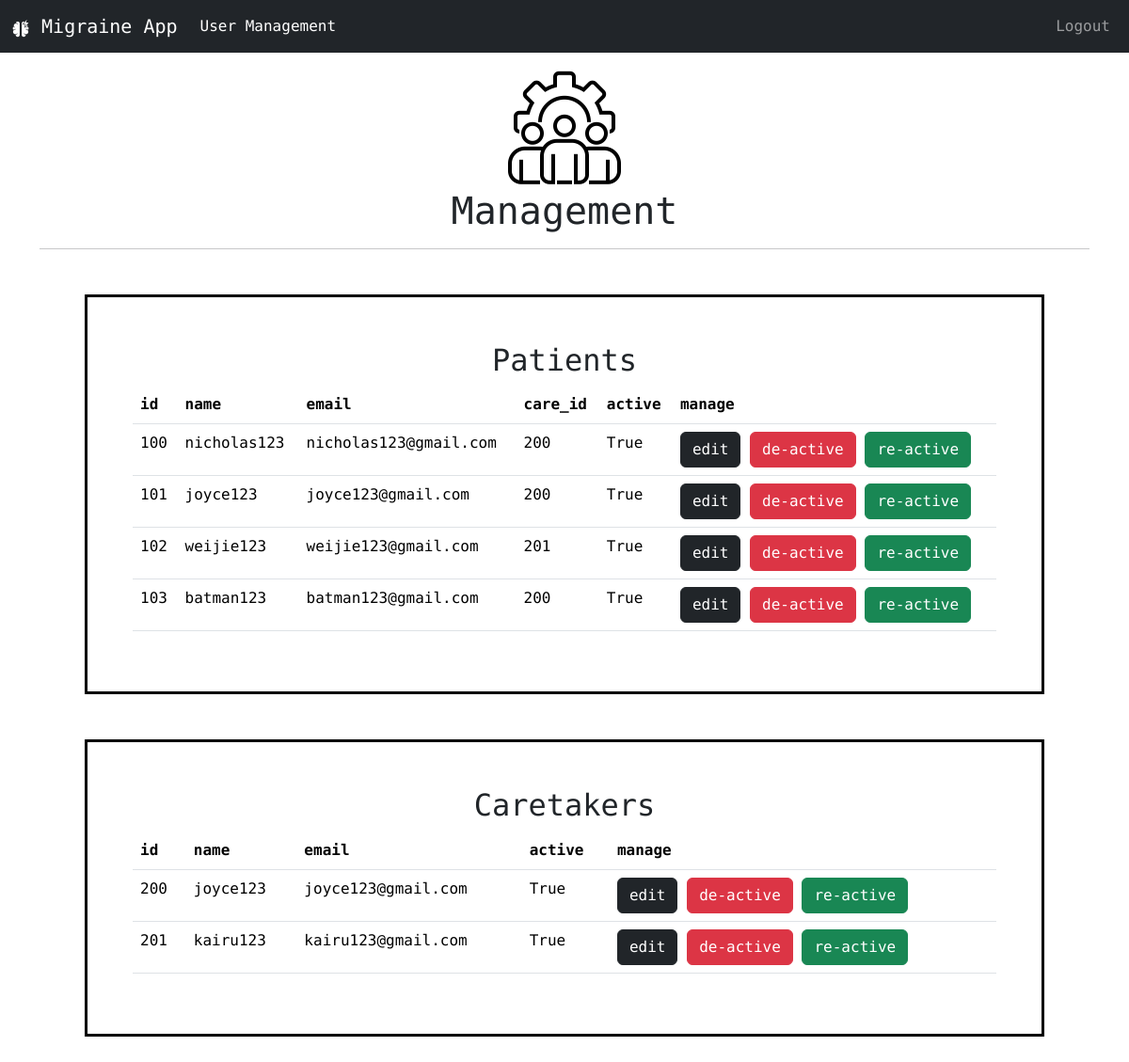
Before: /admin_home (signed in) with the older database file.
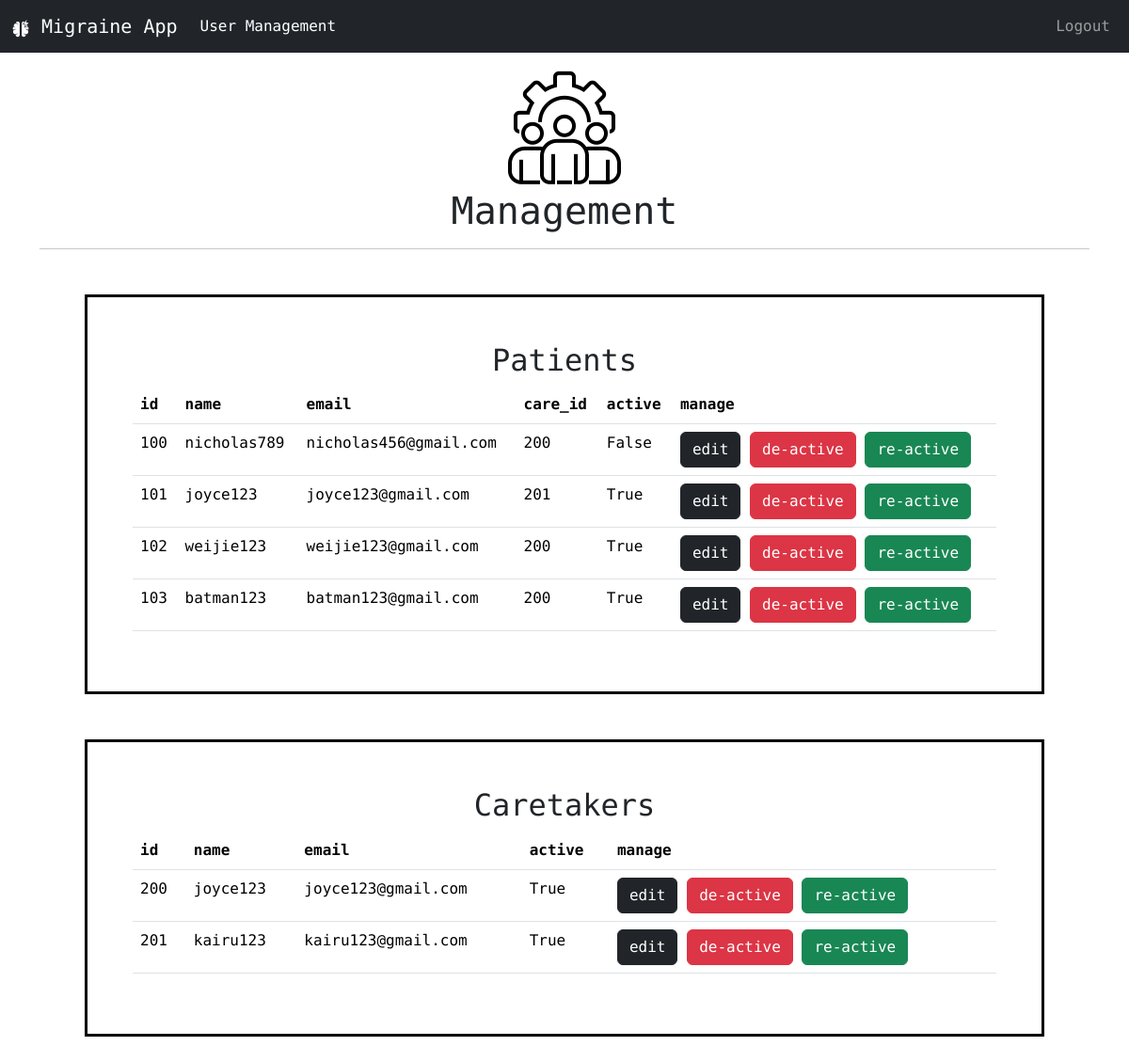
After: the same page with the newer database file.
### website/models.py (models this page shows)
class User(db.Model, UserMixin):
    id = db.Column(db.Integer, primary_key=True, autoincrement=True)
    email = db.Column(db.String(150), unique=True)
    password = db.Column(db.String(150))
    name = db.Column(db.String(150))
    isActive = db.Column(db.Boolean, default=True)
    caretaker_id = db.Column(db.Integer, db.ForeignKey("caretaker.id"))
    caretaker = db.relationship("Caretaker", back_populates="user")

### website/views.py (the view)
@views.route("/admin_home")
@login_required
def admin_home():
    users = User.query.with_entities(User.id, User.name, User.email, User.caretaker_id, User.isActive).all()
    caretakers = Caretaker.query.with_entities(Caretaker.id, Caretaker.name, Caretaker.email, Caretaker.isActive).all()
    for i in users:
        print(f"User ID: {i.id}, Name: {i.name}, Email: {i.email}, Care: {i.caretaker_id}, isActive: {i.isActive}")
    for x in caretakers:
        print(f"Care ID: {x.id}, Name: {x.name}, Email: {x.email}, isActive: {x.isActive}")
    return render_template("admin_home.html", users=users, caretakers=caretakers)

### website/__init__.py (called while the page is built)
def create_app():
    app = Flask(__name__)
    app.config["SECRET_KEY"] = "heisenberg"
    app.config["SQLALCHEMY_DATABASE_URI"] = f"sqlite:///{DB_NAME}"
    db.init_app(app)
    from .views import views
    from .auth import auth
    app.register_blueprint(views, url_prefix="/")
    app.register_blueprint(auth, url_prefix="/")
    from .models import User, Caretaker, Admin
    create_database(app)
    login_manager = LoginManager()
    login_manager.login_view = "auth.login"
    login_manager.login_message = "User needs to be logged in to view this page"
    login_manager.login_message_category = "error"
    login_manager.init_app(app)
    @login_manager.user_loader
    def load_user(email):
        u = User.query.get(email)
        c = Caretaker.query.get(email)
        a = Admin.query.get(email)
        return u or c or a
    return app

### website/templates/admin_home.html (shortened to what this page needs)
{% extends 'admin_base.html' %}
{% block homeActive %}
    nav-link active
{% endblock %}
{% block body %}
    <div class="text-center m-3">
        <img src="../static/img/management25%.png" alt="migraine logo">
        <h1>Management</h1>
    </div>
    <hr>
    <div class="border border border-black border-3 p-5 m-5">
        <h2 class="text-center">Patients</h2>
        <div class="table-responsive-sm">
            <table class="table">
                <thead class="thead-dark">
                    <tr>
                        <th scope="col">id</th>
                        <th scope="col">name</th>
                        <th scope="col">email</th>
                        <th scope="col">care_id</th>
                        <th scope="col">active</th>
                        <th scope="col">manage</th>
                    </tr>
                </thead>
                <tbody>
                    {% for i in users %}
                        <tr>
                            <td>{{ i[0] }}</td>
                            <td>{{ i[1] }}</td>
                            <td>{{ i[2] }}</td>
                            <td>{{ i[3] }}</td>
                            <td>{{ i[4] }}</td>
                            <td>
                                <a class="btn btn-dark" href="{{ url_for('views.edit_user', user_id=i[0]) }}">edit</a>
                                <a class="btn btn-danger" href="{{ url_for('views.de_active', user_id=i[0]) }}">de-active</a>
                                <a class="btn btn-success" href="{{ url_for('views.re_active', user_id=i[0]) }}">re-active</a>
                            </td>
                        </tr>
                    {% endfor %}
                </tbody>
            </table>
        </div>
    </div>
    <div class="border border-black border-3 p-5 m-5">
        <h2 class="text-center">Caretakers</h2>
        <div class="table-responsive-sm">
            <table class="table">
                <thead class="thead-dark">
                    <tr>
                        <th scope="col">id</th>
                        <th scope="col">name</th>
                        <th scope="col">email</th>
                        <th scope="col">active</th>
                        <th scope="col">manage</th>
                    </tr>
                </thead>
                <tbody>
                    {% for x in caretakers %}
                        <tr>
                            <td>{{ x[0] }}</td>
                            <td>{{ x[1] }}</td>
                            <td>{{ x[2] }}</td>
                            <td>{{ x[3] }}</td>
                            <td>
                                <a class="btn btn-dark" href="{{ url_for('views.edit_care', care_id=x[0]) }}">edit</a>
                                <a class="btn btn-danger" href="{{ url_for('views.de_active_care', care_id=x[0]) }}">de-active</a>
                                <a class="btn btn-success" href="{{ url_for('views.re_active_care', care_id=x[0]) }}">re-active</a>
                            </td>
                        </tr>
                    {% endfor %}
                </tbody>
            </table>
        </div>
    </div>
{% endblock  %}

Changed rows visible on the page:
changed User id 100: name "nicholas123" → "nicholas789"; email "nicholas123@gmail.com" → "nicholas456@gmail.com"; isActive "True" → "False"
changed User "joyce123": caretaker "200" → "201"
changed User "weijie123": caretaker "201" → "200"
